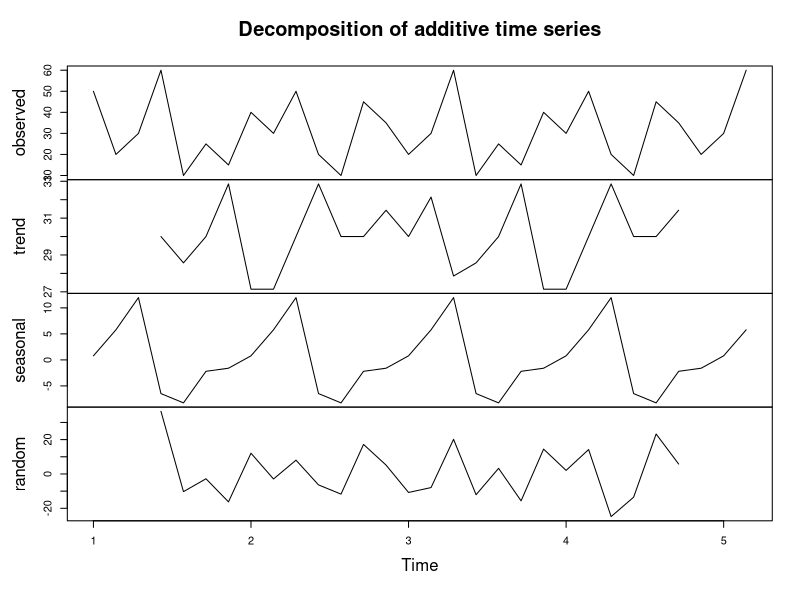

Here is the R script that generated this plot:
library(forecast)

# Example data (replace with your own)
dates <- seq.Date(from = as.Date("2024-12-01"), by = "day", length.out = 30)
expenditure <- c(50, 20, 30, 60, 10, 25, 15, 40, 30, 50, 20, 10, 45, 35, 20, 30, 60, 10, 25, 15, 40, 30, 50, 20, 10, 45, 35, 20, 30, 60) # length(expenditure) 30

# Create time-series objects
## Set the time series with a frequency of 7 for daily intervals:
## Set the time series with a frequency of 1 for weekly intervals:
ts_data <- ts(expenditure, frequency = 7)  # Weekly seasonality

# Apply decomposition
decomposed <- decompose(ts_data)

# Plot the decomposition
plot(decomposed)

# The trend plot shows the smoothed underlying direction or movement in the data by removing short-term fluctuations and seasonality.
# It highlights long-term changes while minimizing the effect of random noise.
# The observed plot combines all components: trend, seasonality, and random noise.

# Seasonality Component in Decomposition:
#The seasonal component captures the regular, cyclical patterns that occur at fixed intervals within each year (or any other specified period) in the time series.
#The seasonality plot shows how the data fluctuates within each cycle (e.g., month, quarter, week) based on the average value of the time series for that specific period.

#What Does the Seasonality Plot Show?
# It reveals recurrent patterns or cycles in the data. For instance, if you are analyzing monthly sales data, the seasonal component might show higher sales around the holiday season each year.
# The plot visualizes the average seasonal effect at each period within a cycle. For example, if the data is monthly, the seasonal component will show the expected value for each month (e.g., January, February, etc.), which might repeat each year.
# It isolates the cyclic behavior of the data, removing the trend and noise.

# What to look for in trend, seasonality and random components?
# 1. Trend Component
# The trend represents the long-term direction of the data, excluding seasonal and random variations.
# What to Look For:
# Directionality: Check if the trend is increasing, decreasing, or stable over time.
# Major Shifts: Look for abrupt changes or turning points that might indicate significant events or structural changes in the data.
# Long-Term Patterns: Identify if the trend aligns with expected real-world phenomena (e.g., gradual increase in grocery spending due to inflation or lifestyle changes).

# Interpretation Example:
# A steadily increasing trend might suggest rising spending habits.
# A fluctuating or erratic trend could indicate inconsistencies or irregularities in the data.

# 2. Seasonal Component
# The seasonal component captures repeating patterns at regular intervals (e.g., weekly or yearly).
# What to Look For:
# Cyclic Behavior: Look for predictable peaks and troughs (e.g., higher spending every weekend or during holidays).
# Magnitude of Seasonality: Check if the amplitude of seasonal variations (distance between peaks and troughs) is significant or subtle.
# Timing of Peaks: Verify that the seasonal patterns occur at expected intervals (e.g., weekly or yearly).

# Interpretation Example:
# A clear seasonal pattern could indicate higher spending during weekends or holiday seasons.
# A lack of seasonality might suggest that spending is not strongly influenced by time-related factors.

# 3. Random (Residual) Component
# The random component (also called noise or remainder) represents what’s left after removing the trend and seasonality. Ideally, this should contain only random fluctuations.

# What to Look For:
# Randomness: Check if the residuals appear random with no discernible pattern.
# Outliers: Look for spikes or dips that deviate significantly from the baseline, which might indicate data anomalies or one-off events.
# Constant Variance: Ensure that the spread of the residuals is relatively uniform over time.

# Interpretation Example:
# Large or structured patterns in the residuals might suggest that important information is missing or the model doesn’t fully capture the data structure.
# Truly random residuals indicate that the decomposition has effectively separated trend and seasonality.
